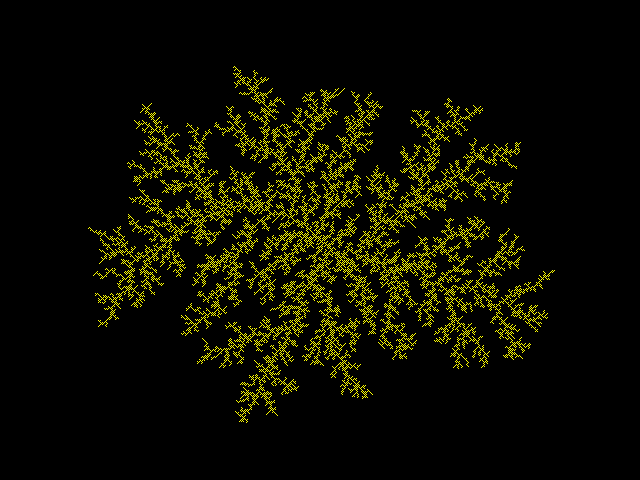
#> input picture model/diffusion_limited_aggregation/dla_model.png, 640 x 480 px
$ python sprite4.py ../../model/diffusion_limited_aggregation/dla_model.png out.png
#> lines starting #> are read from the running program, lines starting #| are printed output that depends on the picture
#!/usr/bin/python3

# ---------------------------------------------------------------
# Copyright (c) 2022. Heqing Huang (feipenghhq@gmail.com)
#
# Author: Heqing Huang
# Date Created: 05/07/2022
# ---------------------------------------------------------------
# Python program to extract rgb color from a image and create mem
# files for the sprite core
# This program extract a 4x4 sprite:
# S1 S2
# S3 S4
# ---------------------------------------------------------------

#
# Usage:
# ./sprite4.py <image> <output_name>
#

import sys
from PIL import Image, ImageDraw

image = sys.argv[1]
outfile = sys.argv[2]

# some globals parameters

# Target sprite size
X_SIZE = 32
Y_SIZE = 32

# RGB size
R_SIZE = 4
G_SIZE = 4
B_SIZE = 4

def extract_one(img, start_x, start_y, x_size, y_size):
    array = []
    for y in range(start_y, y_size+start_y):
        for x in range(start_x, x_size+start_x):
            rgb = img.getpixel((x,y))
            array.append(rgb)
    return array

def extract_rgb(file, x_size=32, y_size=32):
    """ Extract the rgb color from image """
#> called with x_size = 32, y_size = 32
    img = Image.open(file, 'r')
#> img is the input picture: PIL image 640x480 RGB; mean R, G, B 13.5, 13.5, 0
    width, height = img.size
#> width = 640; height = 480
    print(f"Original image size = {width} x {height}")
#| Original image size = 640 x 480
    img = img.resize((x_size*2, y_size*2))
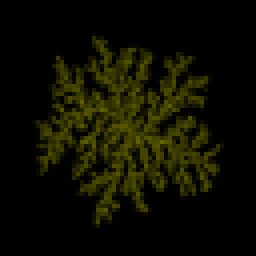
#> img: PIL image 64x64 RGB (shown 4 times larger); mean R, G, B 13.7, 13.7, 0
    img = img.convert('RGB')
    array0 = extract_one(img, 0, 0, x_size, y_size)
#> after the loop in extract_one, `for y in range(start_y, y_size+start_y):`: array = 1024 items, first 6: (0, 0, 0), (0, 0, 0), (0, 0, 0), (0, 0, 0), (0, 0, 0), (0, 0, 0)
#> array0 has the same summary as array in extract_one
    array1 = extract_one(img, X_SIZE, 0, x_size, y_size)
#> array1 has the same summary as array in extract_one
    array2 = extract_one(img, 0, Y_SIZE, x_size, y_size)
#> array2 has the same summary as array in extract_one
    array3 = extract_one(img, X_SIZE, Y_SIZE, x_size, y_size)
#> array3 = 1024 items, first 6: (82, 82, 0), (57, 57, 0), (41, 41, 0), (33, 33, 0), (77, 77, 0), (56, 56, 0)
    return array0 + array1 + array2 + array3

def extract_color(color, size=8):
    """
        Extract color based on size
        Assuming the original color size is 8 bits
    """
    if size >= 8:
        return color
    else:
        mask = (1 << size) - 1
        shift = 8 - size
        return (color >> shift) & mask

def create_mem(rgb_array, outfile, r_size, g_size, b_size):
    """ Create mem file for the sprite ram """
    FILE = open(outfile, 'w')
    for rgb in rgb_array:
        r, g, b = rgb
        r1 = extract_color(r, r_size)
        g1 = extract_color(g, g_size)
        b1 = extract_color(b, b_size)
        color = b1 | (g1 << b_size) | (r1 << (g_size + b_size))
        FILE.write(hex(color)[2:] + "\n")
    FILE.close()


def run(image):
    color_array = extract_rgb(image, X_SIZE, Y_SIZE)
#> color_array = 4096 items, first 6: (0, 0, 0), (0, 0, 0), (0, 0, 0), (0, 0, 0), (0, 0, 0), (0, 0, 0)
    create_mem(color_array, outfile, R_SIZE, G_SIZE, B_SIZE)

if __name__ == "__main__":
    run(image)
